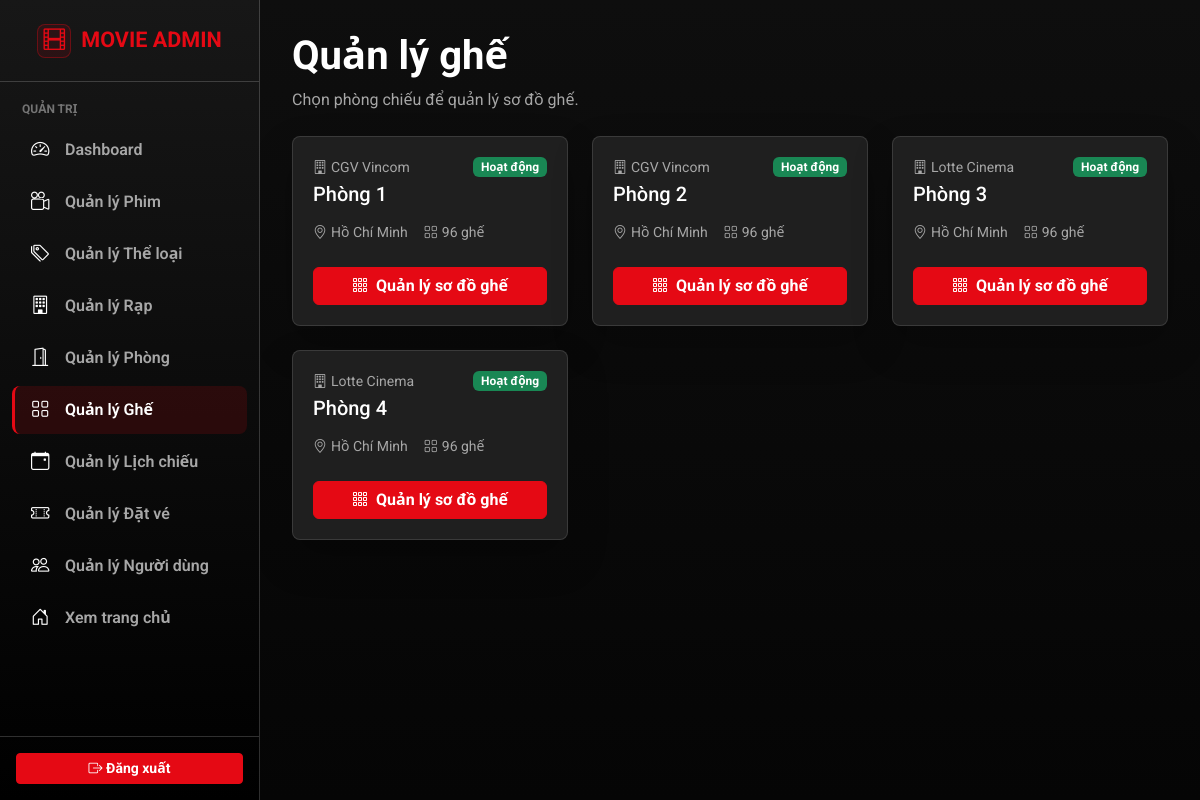
Screenshot of /frontend/admin/manage_seats.php (signed in) with the database file from the repository.
### tables this page shows
CREATE TABLE rooms
(
    id          INT PRIMARY KEY AUTO_INCREMENT,
    theatre_id  INT         NOT NULL,
    name        VARCHAR(50) NOT NULL,
    total_seats INT         NOT NULL,
    is_active   BOOLEAN   DEFAULT TRUE,
    created_at  TIMESTAMP DEFAULT CURRENT_TIMESTAMP,
    updated_at  TIMESTAMP DEFAULT CURRENT_TIMESTAMP ON UPDATE CURRENT_TIMESTAMP,
    FOREIGN KEY (theatre_id) REFERENCES theatres (id) ON DELETE CASCADE
);

CREATE TABLE theatres
(
    id            INT PRIMARY KEY AUTO_INCREMENT,
    name          VARCHAR(100) NOT NULL,
    address       VARCHAR(255) NULL,
    city          VARCHAR(50)  NULL,
    phone         VARCHAR(20)  NULL,
    total_screens INT       DEFAULT 1,
    created_at    TIMESTAMP DEFAULT CURRENT_TIMESTAMP,
    updated_at    TIMESTAMP DEFAULT CURRENT_TIMESTAMP ON UPDATE CURRENT_TIMESTAMP
);

### backend/app/init.php (called while the page is built, shortened)
<?php
spl_autoload_register(function ($class_name) {
    $prefix = 'App\\';
    $base_dir = __DIR__ . '/';
    $len = strlen($prefix);
    $relative_class = substr($class_name, $len);
    $file = $base_dir . str_replace('\\', '/', $relative_class) . '.php';
});

### backend/app/Config/Database.php (called while the page is built, shortened)
<?php
class Database {
    private static $connection = null;
    public static function getConnection() {
        if (self::$connection === null) {
            $host     = getenv('DB_HOST') ?: 'localhost';
            $username = getenv('DB_USER') ?: 'root';
            $password = getenv('DB_PASSWORD') !== false ? getenv('DB_PASSWORD') : '';
            $database = getenv('DB_NAME') ?: 'movie_ticket_booking';
            $port     = getenv('DB_PORT') ?: 3306;
            $conn = mysqli_connect($host, $username, $password, $database, (int)$port);
            mysqli_set_charset($conn, "utf8mb4");
            self::$connection = $conn;
        }
        return self::$connection;
    }
}

### backend/app/Controllers/SeatController.php (called while the page is built, shortened)
<?php
class SeatController {
    private $service;
    public function __construct() {
        $this->service = new SeatService();
    }
    public function getAllRooms() {
        return $this->service->getAllRooms();
    }
}

### backend/app/Services/SeatService.php (called while the page is built, shortened)
<?php
class SeatService {
    private $roomModel;
    public function __construct() {
        $this->roomModel = new RoomModel();
    }
    public function getAllRooms() {
        return $this->roomModel->getAllWithTheatre();
    }
}

### backend/app/Models/RoomModel.php (called while the page is built, shortened)
<?php
class RoomModel {
    private $conn;
    public function __construct() {
        $this->conn = Database::getConnection();
    }
    public function getAllWithTheatre() {
        $query = "
            SELECT r.*, t.name AS theatre_name, t.city AS theatre_city,
                   (SELECT COUNT(*) FROM seats s WHERE s.room_id = r.id) AS seat_count
            FROM rooms r
            INNER JOIN theatres t ON t.id = r.theatre_id
            ORDER BY t.name ASC, r.name ASC
        ";
        $result = mysqli_query($this->conn, $query);
        $rooms = [];
        if ($result) {
            while ($row = mysqli_fetch_assoc($result)) {
                $rooms[] = $row;
            }
        }
        return $rooms;
    }
}

### frontend/admin/manage_seats.php (the view, shortened to what this page needs)
<?php
require_once '../../backend/app/init.php';
require_once 'admin_header.php';
require_once 'admin_sidebar.php';
echo '<link rel="stylesheet" href="../css/admin-seat.css">';
$controller = new SeatController();
$rooms_list = $controller->getAllRooms();
$current_room = null;
    ?>
<div class="container-fluid">
    <?php if (!$current_room): ?>
        <div class="admin-page-header mb-4">
            <h1 class="mb-0 text-white fw-bold">Quản lý ghế</h1>
            <p class="mb-0 mt-2 text-muted">Chọn phòng chiếu để quản lý sơ đồ ghế.</p>
        </div>
        <div class="row g-4">
            <?php if (!empty($rooms_list)): ?>
                <?php foreach ($rooms_list as $room): ?>
                    <div class="col-md-6 col-xl-4">
                        <div class="admin-card admin-room-card h-100">
                            <div class="d-flex justify-content-between align-items-start gap-2 mb-3">
                                <div>
                                    <div class="text-muted small mb-1">
                                        <i class="bi bi-building me-1"></i><?= htmlspecialchars($room['theatre_name']) ?>
                                    </div>
                                    <h5 class="text-white mb-0"><?= htmlspecialchars($room['name']) ?></h5>
                                </div>
                                <?php if ($room['is_active']): ?>
                                    <span class="badge bg-success">Hoạt động</span>
                                <?php else: ?>
                                    <span class="badge bg-secondary">Tạm ngưng</span>
                                <?php endif; ?>
                            </div>
                            <div class="d-flex flex-wrap gap-3 mb-4 text-muted small">
                                <span><i class="bi bi-geo-alt me-1"></i><?= htmlspecialchars($room['theatre_city'] ?? 'Chưa cập nhật') ?></span>
                                <span><i class="bi bi-grid me-1"></i><?= (int) $room['seat_count'] ?> ghế</span>
                            </div>
                            <a href="manage_seats.php?room_id=<?= (int) $room['id'] ?>" class="btn btn-netflix-red w-100">
                                <i class="bi bi-grid-3x3-gap me-1"></i> Quản lý sơ đồ ghế
                            </a>
                        </div>
                    </div>
                <?php endforeach; ?>
            <?php endif; ?>
        </div>
    <?php endif; ?>
</div>
<?php require_once 'admin_footer.php'; ?>

### frontend/css/admin.css (style rules this page uses)
:root { --admin-bg: #0a0a0a; --admin-surface: #1f1f1f; --admin-surface-soft: #242424; --admin-surface-head: #353535; --admin-sidebar: #000000; --admin-border: rgba(255, 255, 255, 0.18); --admin-border-soft: rgba(255, 255, 255, 0.12); --admin-text: #f5f5f5; --admin-muted: #a7a7a7; --admin-danger: #e50914; --admin-danger-hover: #b20710; --admin-radius: 8px; --admin-sidebar-width: 260px; }
body { min-height: 100vh; margin: 0; background: linear-gradient(180deg, #0e0e0e 0%, var(--admin-bg) 45%, #050505 100%); color: var(--admin-text); font-family: "Roboto", "Segoe UI", Arial, sans-serif; }
a, a:hover { color: inherit; }
.text-muted { color: var(--admin-muted) !important; }
.admin-content .container-fluid { padding-right: 0; padding-left: 0; }
.admin-card { padding: 20px; overflow: hidden; border: 1px solid var(--admin-border-soft); border-radius: var(--admin-radius); background: var(--admin-surface); color: var(--admin-text); box-shadow: 0 18px 40px rgba(0, 0, 0, 0.24); }
.btn-netflix-red { border: 1px solid var(--admin-danger); background: var(--admin-danger); color: #ffffff; font-weight: 700; }

### frontend/css/admin-seat.css (style rules this page uses)
.admin-room-card { transition: transform 0.15s ease, box-shadow 0.15s ease; }

### rows the page displays
rooms: theatre.name "CGV Vincom", name "Phòng 1", is_active "Hoạt động", theatre.city "Hồ Chí Minh", seat_count "96"
rooms: theatre.name "CGV Vincom", name "Phòng 2", is_active "Hoạt động", theatre.city "Hồ Chí Minh", seat_count "96"
rooms: theatre.name "Lotte Cinema", name "Phòng 3", is_active "Hoạt động", theatre.city "Hồ Chí Minh", seat_count "96"
rooms: theatre.name "Lotte Cinema", name "Phòng 4", is_active "Hoạt động", theatre.city "Hồ Chí Minh", seat_count "96"
